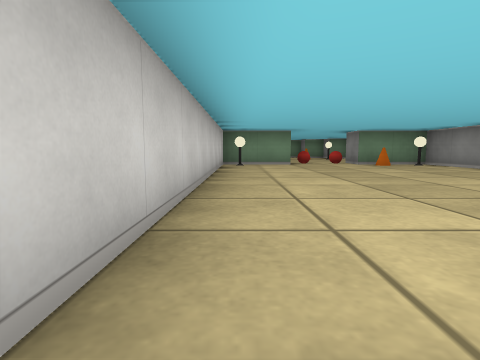
view 1 (above)

17 first-person views from a walk through a cub3D level. The camera is about half as high as the walls, tilts 6° down and sees 80° across. The floor is counted in squares. Each view is taken from the middle of a square. On the plan, view 1 faces up. The plan holds only what a view shows up to about 9 squares ahead; the rest is blank.

view 2
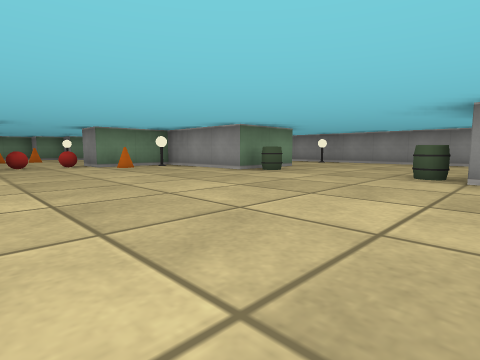

view 3
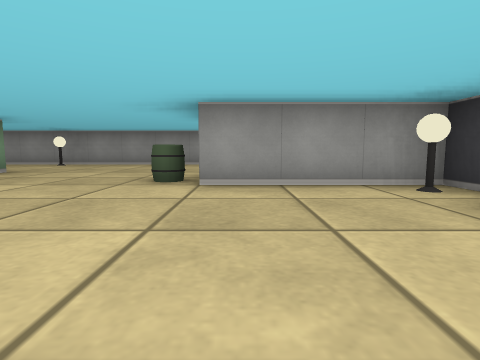

view 4
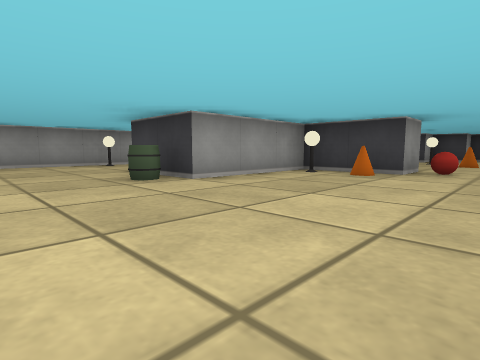

view 5
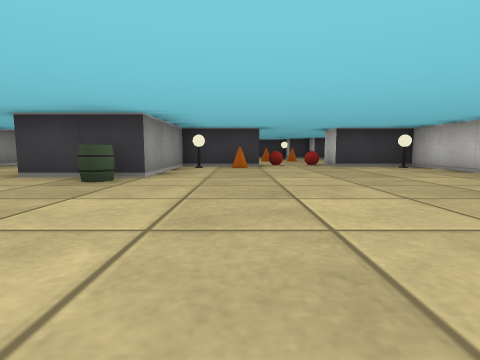

view 6
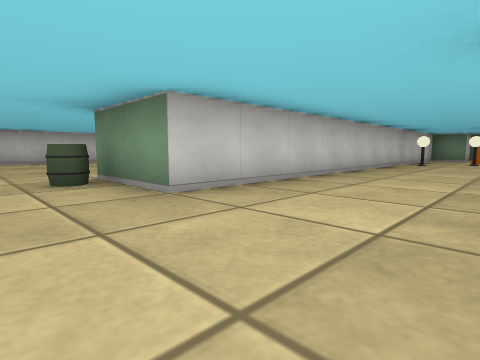

view 7
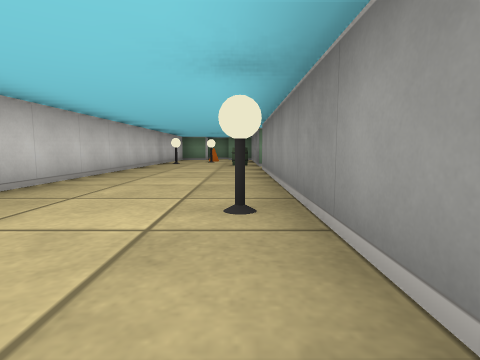

view 8
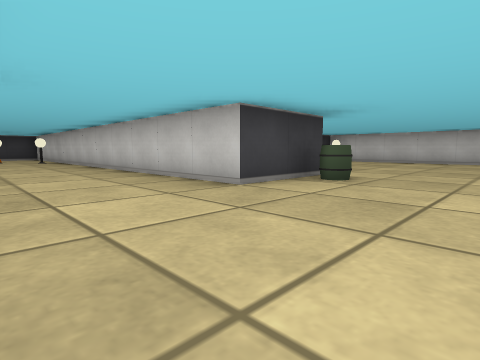

view 9
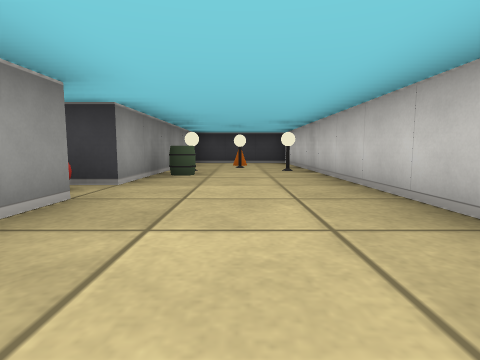

view 10
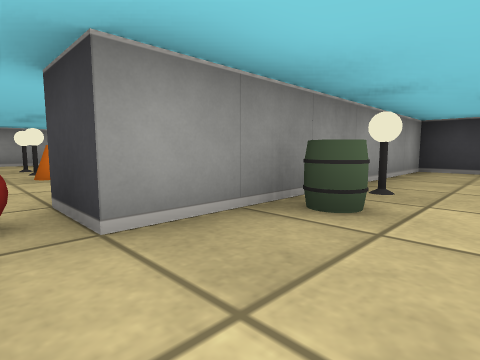

view 11
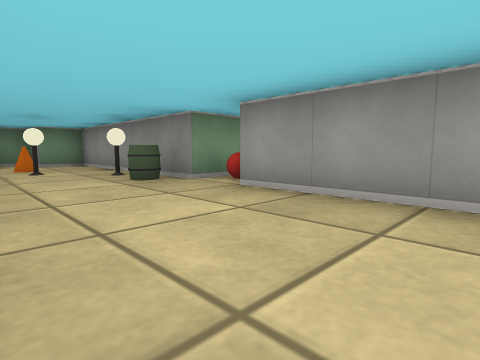

view 12
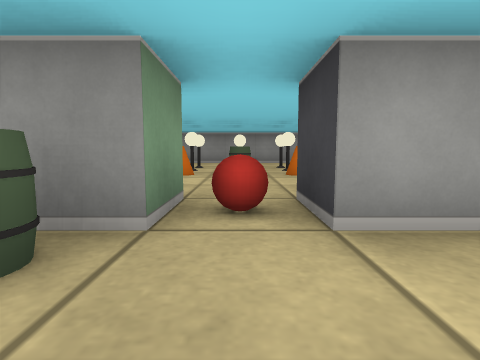

view 13
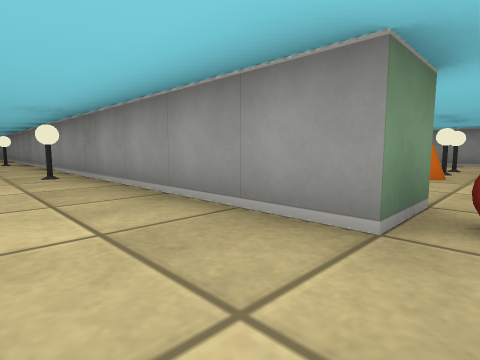

view 14
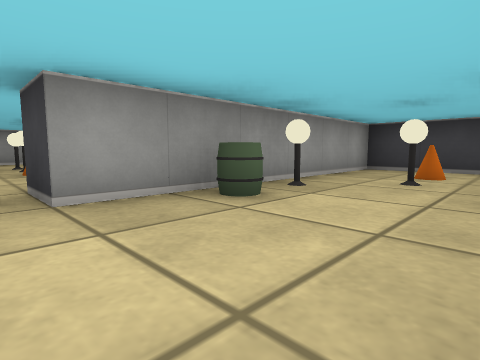

view 15
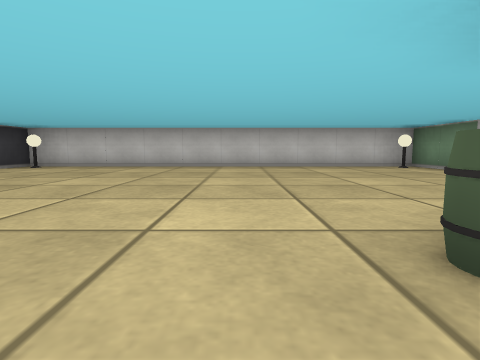

view 16
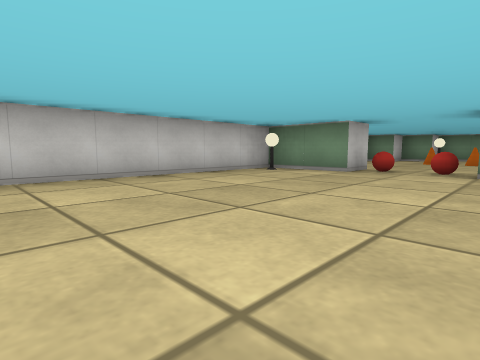

view 17
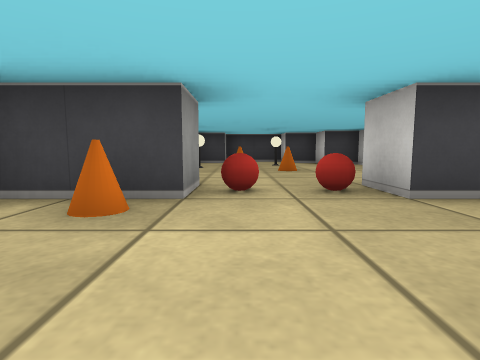

### Floor plan
Points are (right, up) in squares from view 1. A wall is a line through its corners. A room is listed if a view was taken in it or the views show most of it. See-through windows are left out.
Room 1 (views 1, 2, 3, 4, 5, 6, 7, 8, 9, 10, 11, 12, 13, 14, 15, 16, 17)
walls: (3.5, -2.5) (3.5, -1.5) (5.5, -1.5) (5.5, 1.5) (7.5, 1.5) (7.5, -9.6); (10.5, -3.5) (10.5, 10.5); (1.5, 9.6) (1.5, 8.5) (-0.5, 8.5) (-0.5, -1.5) (1.5, -1.5) (1.5, -2.5); (10.5, 11.5) (10.5, 16.5); (7.5, 14.4) (7.5, 5.5) (5.5, 5.5) (5.5, 8.5) (3.5, 8.5) (3.5, 9.5); (8.5, -10.5) (10.5, -10.5) (10.5, -4.5)
objects: lamp (0, -1); lamp (0, 8); ball (2, -2); ball (2, 9); ball (3, -2); ball (3, 9); cone (4, -1); cone (4, 8); lamp (5, -1); lamp (5, 8); barrel (6, 2); barrel (6, 5); lamp (8, -7); lamp (8, 13); cone (9, -9); lamp (9, -8); lamp (9, 14); cone (9, 15); lamp (10, -7); barrel (10, -6); lamp (10, 1); lamp (10, 6); barrel (10, 12); lamp (10, 13)

Where each view was taken, in squares from view 1:
view 1: 0 up, 0 right, facing up
view 2: 1 up, 1 right, facing up-right
view 3: 1 up, 2 right, facing right
view 4: 4 up, 2 right, facing down-right
view 5: 6 up, 4 right, facing down
view 6: 4 up, 10 right, facing up-left
view 7: 4 up, 10 right, facing up
view 8: 4 up, 10 right, facing down-left
view 9: 1 down, 9 right, facing down
view 10: 4 down, 9 right, facing down-right
view 11: 8 up, 8 right, facing up-right
view 12: 11 up, 9 right, facing right
view 13: 4 down, 9 right, facing up-right
view 14: 4 down, 8 right, facing down-right
view 15: 4 up, 7 right, facing left
view 16: 3 up, 4 right, facing up-left
view 17: 1 up, 3 right, facing down
